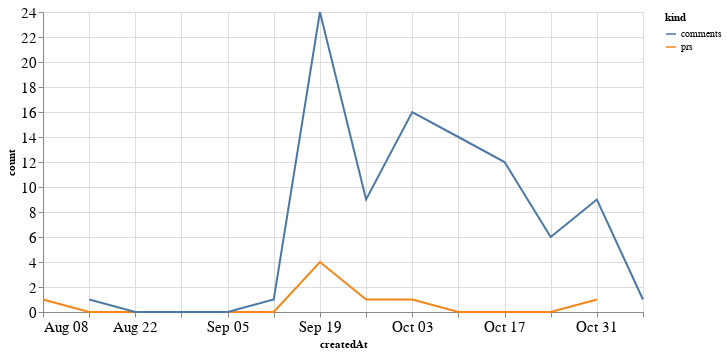

The notebook cell saved with this chart:
### Code cell
alt.Chart(total_time, width=600).mark_line().encode(
    x='createdAt',
    y='count',
    color='kind'
)

### Figure 1 — Vega-Lite specification as saved in the notebook (floating-point values rounded to 4 significant figures)
{"config": {"axisLeft": {"labelFontSize": 15}, "axisBottom": {"labelFontSize": 15}}, "data": {"name": "data-50030c912af63ceb133f810801a659d5"}, "mark": "line", "encoding": {"color": {"type": "nominal", "field": "kind"}, "x": {"type": "temporal", "field": "createdAt"}, "y": {"type": "quantitative", "field": "count"}}, "width": 600, "$schema": "https://vega.github.io/schema/vega-lite/v4.8.1.json", "datasets": {"data-50030c912af63ceb133f810801a659d5": [{"createdAt": "2021-08-08T00:00:00", "kind": "prs", "count": 1.0}, {"createdAt": "2021-08-15T00:00:00", "kind": "prs", "count": 0.0}, {"createdAt": "2021-08-22T00:00:00", "kind": "prs", "count": 0.0}, {"createdAt": "2021-08-29T00:00:00", "kind": "prs", "count": 0.0}, {"createdAt": "2021-09-05T00:00:00", "kind": "prs", "count": 0.0}, {"createdAt": "2021-09-12T00:00:00", "kind": "prs", "count": 0.0}, {"createdAt": "2021-09-19T00:00:00", "kind": "prs", "count": 4.0}, {"createdAt": "2021-09-26T00:00:00", "kind": "prs", "count": 1.0}, {"createdAt": "2021-10-03T00:00:00", "kind": "prs", "count": 1.0}, {"createdAt": "2021-10-10T00:00:00", "kind": "prs", "count": 0.0}, {"createdAt": "2021-10-17T00:00:00", "kind": "prs", "count": 0.0}, {"createdAt": "2021-10-24T00:00:00", "kind": "prs", "count": 0.0}, {"createdAt": "2021-10-31T00:00:00", "kind": "prs", "count": 1.0}, {"createdAt": "2021-11-07T00:00:00", "kind": "prs", "count": null}, {"createdAt": "2021-08-08T00:00:00", "kind": "comments", "count": null}, {"createdAt": "2021-08-15T00:00:00", "kind": "comments", "count": 1.0}, {"createdAt": "2021-08-22T00:00:00", "kind": "comments", "count": 0.0}, {"createdAt": "2021-08-29T00:00:00", "kind": "comments", "count": 0.0}, {"createdAt": "2021-09-05T00:00:00", "kind": "comments", "count": 0.0}, {"createdAt": "2021-09-12T00:00:00", "kind": "comments", "count": 1.0}, {"createdAt": "2021-09-19T00:00:00", "kind": "comments", "count": 24.0}, {"createdAt": "2021-09-26T00:00:00", "kind": "comments", "count": 9.0}, {"createdAt": "2021-10-03T00:00:00", "kind": "comments", "count": 16.0}, {"createdAt": "2021-10-10T00:00:00", "kind": "comments", "count": 14.0}, {"createdAt": "2021-10-17T00:00:00", "kind": "comments", "count": 12.0}, {"createdAt": "2021-10-24T00:00:00", "kind": "comments", "count": 6.0}, {"createdAt": "2021-10-31T00:00:00", "kind": "comments", "count": 9.0}, {"createdAt": "2021-11-07T00:00:00", "kind": "comments", "count": 1.0}]}}
